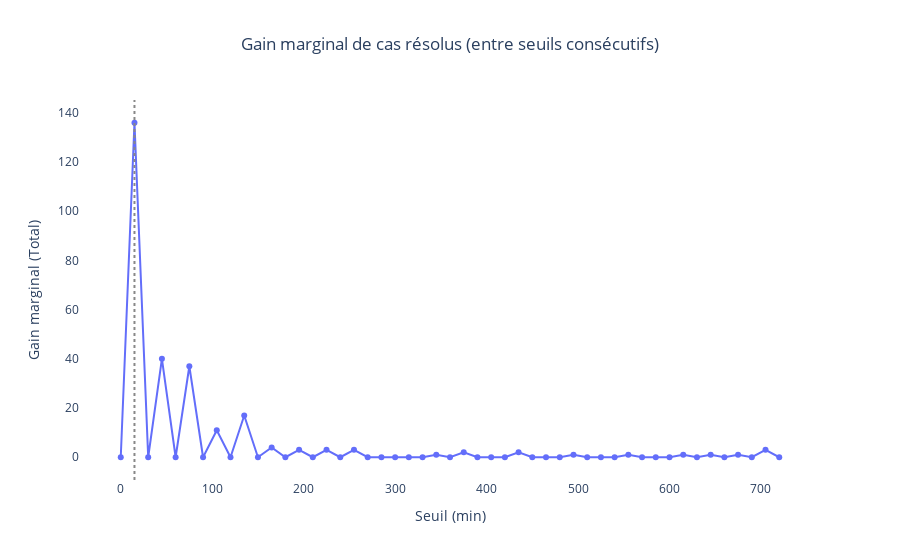
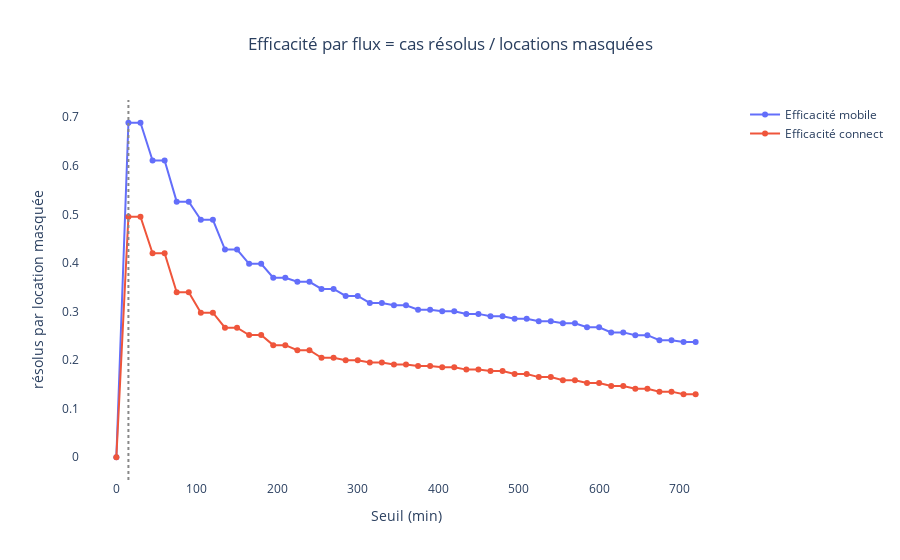
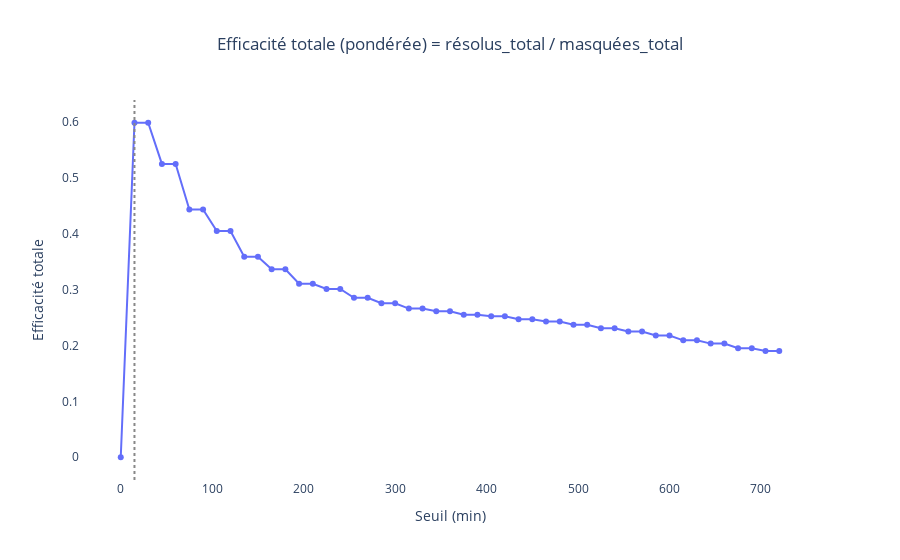

Notebook cell for these charts, in order:
### Markdown cell above
#### X. ROI du seuil : gain marginal & efficacité (résolus / masqués)

### Code cell
# Eligible base: ended rentals with known delay and known gap (mobile/connect only)
imp = df_ended.dropna(subset=["delay_clipped", COL_GAP]).copy()
imp["gap"] = imp[COL_GAP].astype(float)
imp = imp[imp[COL_CHECKIN].isin(["mobile", "connect"])].copy()

# Pre-split by flow (avoid repeating filters in the loop)
imp_mobile = imp[imp[COL_CHECKIN] == "mobile"]
imp_connect = imp[imp[COL_CHECKIN] == "connect"]

def masked_counts(sub: pd.DataFrame, t: int) -> int:
    """Count rentals masked by the product rule (gap < t)."""
    return int((sub["gap"] < t).sum())

def solved_counts(sub: pd.DataFrame, t: int) -> int:
    """Count historical conflicts avoided by threshold t (delay > gap AND gap < t)."""
    was_conflict = sub["delay_clipped"] > sub["gap"]
    return int(((sub["gap"] < t) & was_conflict).sum())

rows_eff, rows_marg, rows_eff_global = [], [], []
prev_solved_total = 0

for t in THRESHOLDS_ROI:
    # Per-flow efficiency
    for ci, sub in (("mobile", imp_mobile), ("connect", imp_connect)):
        solved_ci = solved_counts(sub, t)
        masked_ci = masked_counts(sub, t)
        eff_ci = (solved_ci / masked_ci) if masked_ci > 0 else 0.0
        rows_eff.append({"Seuil (min)": t, "variable": f"Efficacité {ci}", "value": eff_ci})

    # Global (weighted) efficiency + marginal gain
    solved_total = solved_counts(imp, t)
    masked_total = masked_counts(imp, t)
    eff_total = (solved_total / masked_total) if masked_total > 0 else 0.0
    rows_eff_global.append({"Seuil (min)": t, "Efficacité totale": eff_total})

    rows_marg.append({"Seuil (min)": t, "Gain marginal (Total)": solved_total - prev_solved_total})
    prev_solved_total = solved_total

df_eff = pd.DataFrame(rows_eff)
df_marg = pd.DataFrame(rows_marg)
df_eff_total = pd.DataFrame(rows_eff_global)

# Sweet spot: maximize global efficiency (avoid t=0 where masked_total=0)
df_eff_total_nonzero = df_eff_total[df_eff_total["Seuil (min)"] > 0].copy()
sweet_row = df_eff_total_nonzero.loc[df_eff_total_nonzero["Efficacité totale"].idxmax()]
sweet_t = int(sweet_row["Seuil (min)"])
sweet_eff = float(sweet_row["Efficacité totale"])

# Plots
fig_marg = px.line(
    df_marg,
    x="Seuil (min)",
    y="Gain marginal (Total)",
    title="Gain marginal de cas résolus (entre seuils consécutifs)",
    markers=True,
)
fig_marg.add_vline(x=sweet_t, line_dash="dot", line_color="#888")
fig_marg.update_layout(title_x=0.5, plot_bgcolor="white")
fig_marg.show()

fig_eff = px.line(
    df_eff,
    x="Seuil (min)",
    y="value",
    color="variable",
    title="Efficacité par flux = cas résolus / locations masquées",
    markers=True,
)
fig_eff.add_vline(x=sweet_t, line_dash="dot", line_color="#888")
fig_eff.update_layout(
    title_x=0.5,
    yaxis_title="résolus par location masquée",
    plot_bgcolor="white",
    legend_title_text="",
)
fig_eff.show()

fig_eff_total = px.line(
    df_eff_total,
    x="Seuil (min)",
    y="Efficacité totale",
    title="Efficacité totale (pondérée) = résolus_total / masquées_total",
    markers=True,
)
fig_eff_total.add_vline(x=sweet_t, line_dash="dot", line_color="#888")
fig_eff_total.update_layout(title_x=0.5, plot_bgcolor="white")
fig_eff_total.show()

# KPI helper
def pick_metric_eff(df_long: pd.DataFrame, label: str, t: int) -> float:
    """Extract one efficiency value at threshold t."""
    row = df_long[(df_long["Seuil (min)"] == t) & (df_long["variable"] == label)]
    return float(row["value"].iloc[0]) if not row.empty else 0.0

eff_mobile = pick_metric_eff(df_eff, "Efficacité mobile", T_DISPLAY)
eff_connect = pick_metric_eff(df_eff, "Efficacité connect", T_DISPLAY)

print(f"Seuil recommandé (sweet spot) : {sweet_t} min  |  Efficacité totale : {sweet_eff:.3f}")
print(f"[{T_DISPLAY} min]  Efficacité mobile  : {eff_mobile:.3f}  |  connect : {eff_connect:.3f}")
print(f"[{T_DISPLAY} min]  Masquées mobile : {masked_counts(imp_mobile, T_DISPLAY):,}  |  connect : {masked_counts(imp_connect, T_DISPLAY):,}")
print(f"[{T_DISPLAY} min]  Résolus  mobile : {solved_counts(imp_mobile, T_DISPLAY):,}  |  connect : {solved_counts(imp_connect, T_DISPLAY):,}")
print(f"[{T_DISPLAY} min]  Efficacité totale : {(solved_counts(imp, T_DISPLAY)/masked_counts(imp, T_DISPLAY)) if masked_counts(imp, T_DISPLAY)>0 else 0.0:.3f}")

### Figure 1 — Plotly figure (JSON) as saved in the notebook; plotly's stock layout.template omitted (floating-point values rounded to 4 significant figures)
{"data": [{"hovertemplate": "Seuil (min)=%{x}<br>Gain marginal (Total)=%{y}<extra></extra>", "legendgroup": "", "line": {"color": "#636efa", "dash": "solid"}, "marker": {"symbol": "circle"}, "mode": "lines+markers", "name": "", "orientation": "v", "showlegend": false, "type": "scatter", "x": [0, 15, 30, 45, 60, 75, 90, 105, 120, 135, 150, 165, 180, 195, 210, 225, 240, 255, 270, 285, 300, 315, 330, 345, 360, 375, 390, 405, 420, 435, 450, 465, 480, 495, 510, 525, 540, 555, 570, 585, 600, 615, 630, 645, 660, 675, 690, 705, 720], "xaxis": "x", "y": [0, 136, 0, 40, 0, 37, 0, 11, 0, 17, 0, 4, 0, 3, 0, 3, 0, 3, 0, 0, 0, 0, 0, 1, 0, 2, 0, 0, 0, 2, 0, 0, 0, 1, 0, 0, 0, 1, 0, 0, 0, 1, 0, 1, 0, 1, 0, 3, 0], "yaxis": "y"}], "layout": {"legend": {"tracegroupgap": 0}, "plot_bgcolor": "white", "shapes": [{"line": {"color": "#888", "dash": "dot"}, "type": "line", "x0": 15, "x1": 15, "xref": "x", "y0": 0, "y1": 1, "yref": "y domain"}], "title": {"text": "Gain marginal de cas résolus (entre seuils consécutifs)", "x": 0.5}, "xaxis": {"anchor": "y", "domain": [0, 1], "title": {"text": "Seuil (min)"}}, "yaxis": {"anchor": "x", "domain": [0, 1], "title": {"text": "Gain marginal (Total)"}}}}

### Figure 2 — Plotly figure (JSON) as saved in the notebook; plotly's stock layout.template omitted (floating-point values rounded to 4 significant figures)
{"data": [{"hovertemplate": "variable=Efficacité mobile<br>Seuil (min)=%{x}<br>value=%{y}<extra></extra>", "legendgroup": "Efficacité mobile", "line": {"color": "#636efa", "dash": "solid"}, "marker": {"symbol": "circle"}, "mode": "lines+markers", "name": "Efficacité mobile", "orientation": "v", "showlegend": true, "type": "scatter", "x": [0, 15, 30, 45, 60, 75, 90, 105, 120, 135, 150, 165, 180, 195, 210, 225, 240, 255, 270, 285, 300, 315, 330, 345, 360, 375, 390, 405, 420, 435, 450, 465, 480, 495, 510, 525, 540, 555, 570, 585, 600, 615, 630, 645, 660, 675, 690, 705, 720], "xaxis": "x", "y": [0.0, 0.6885, 0.6885, 0.6108, 0.6108, 0.5261, 0.5261, 0.4887, 0.4887, 0.4275, 0.4275, 0.3981, 0.3981, 0.3696, 0.3696, 0.3612, 0.3612, 0.3465, 0.3465, 0.3321, 0.3321, 0.3177, 0.3177, 0.3127, 0.3127, 0.3038, 0.3038, 0.3007, 0.3007, 0.2951, 0.2951, 0.2903, 0.2903, 0.285, 0.285, 0.2798, 0.2798, 0.2758, 0.2758, 0.2676, 0.2676, 0.257, 0.257, 0.2514, 0.2514, 0.2409, 0.2409, 0.2371, 0.2371], "yaxis": "y"}, {"hovertemplate": "variable=Efficacité connect<br>Seuil (min)=%{x}<br>value=%{y}<extra></extra>", "legendgroup": "Efficacité connect", "line": {"color": "#EF553B", "dash": "solid"}, "marker": {"symbol": "circle"}, "mode": "lines+markers", "name": "Efficacité connect", "orientation": "v", "showlegend": true, "type": "scatter", "x": [0, 15, 30, 45, 60, 75, 90, 105, 120, 135, 150, 165, 180, 195, 210, 225, 240, 255, 270, 285, 300, 315, 330, 345, 360, 375, 390, 405, 420, 435, 450, 465, 480, 495, 510, 525, 540, 555, 570, 585, 600, 615, 630, 645, 660, 675, 690, 705, 720], "xaxis": "x", "y": [0.0, 0.4952, 0.4952, 0.42, 0.42, 0.3396, 0.3396, 0.2975, 0.2975, 0.2667, 0.2667, 0.2516, 0.2516, 0.2308, 0.2308, 0.2203, 0.2203, 0.2047, 0.2047, 0.1995, 0.1995, 0.195, 0.195, 0.1907, 0.1907, 0.1876, 0.1876, 0.1854, 0.1854, 0.1804, 0.1804, 0.1775, 0.1775, 0.1714, 0.1714, 0.1649, 0.1649, 0.1583, 0.1583, 0.1528, 0.1528, 0.1466, 0.1466, 0.1411, 0.1411, 0.135, 0.135, 0.1297, 0.1297], "yaxis": "y"}], "layout": {"legend": {"title": {"text": ""}, "tracegroupgap": 0}, "plot_bgcolor": "white", "shapes": [{"line": {"color": "#888", "dash": "dot"}, "type": "line", "x0": 15, "x1": 15, "xref": "x", "y0": 0, "y1": 1, "yref": "y domain"}], "title": {"text": "Efficacité par flux = cas résolus / locations masquées", "x": 0.5}, "xaxis": {"anchor": "y", "domain": [0, 1], "title": {"text": "Seuil (min)"}}, "yaxis": {"anchor": "x", "domain": [0, 1], "title": {"text": "résolus par location masquée"}}}}

### Figure 3 — Plotly figure (JSON) as saved in the notebook; plotly's stock layout.template omitted (floating-point values rounded to 4 significant figures)
{"data": [{"hovertemplate": "Seuil (min)=%{x}<br>Efficacité totale=%{y}<extra></extra>", "legendgroup": "", "line": {"color": "#636efa", "dash": "solid"}, "marker": {"symbol": "circle"}, "mode": "lines+markers", "name": "", "orientation": "v", "showlegend": false, "type": "scatter", "x": [0, 15, 30, 45, 60, 75, 90, 105, 120, 135, 150, 165, 180, 195, 210, 225, 240, 255, 270, 285, 300, 315, 330, 345, 360, 375, 390, 405, 420, 435, 450, 465, 480, 495, 510, 525, 540, 555, 570, 585, 600, 615, 630, 645, 660, 675, 690, 705, 720], "xaxis": "x", "y": [0.0, 0.5991, 0.5991, 0.5254, 0.5254, 0.4437, 0.4437, 0.4051, 0.4051, 0.3592, 0.3592, 0.3365, 0.3365, 0.3108, 0.3108, 0.3013, 0.3013, 0.2857, 0.2857, 0.2758, 0.2758, 0.2662, 0.2662, 0.2615, 0.2615, 0.2552, 0.2552, 0.2525, 0.2525, 0.2471, 0.2471, 0.2432, 0.2432, 0.2372, 0.2372, 0.2309, 0.2309, 0.2252, 0.2252, 0.218, 0.218, 0.2094, 0.2094, 0.2036, 0.2036, 0.1951, 0.1951, 0.1904, 0.1904], "yaxis": "y"}], "layout": {"legend": {"tracegroupgap": 0}, "plot_bgcolor": "white", "shapes": [{"line": {"color": "#888", "dash": "dot"}, "type": "line", "x0": 15, "x1": 15, "xref": "x", "y0": 0, "y1": 1, "yref": "y domain"}], "title": {"text": "Efficacité totale (pondérée) = résolus_total / masquées_total", "x": 0.5}, "xaxis": {"anchor": "y", "domain": [0, 1], "title": {"text": "Seuil (min)"}}, "yaxis": {"anchor": "x", "domain": [0, 1], "title": {"text": "Efficacité totale"}}}}
